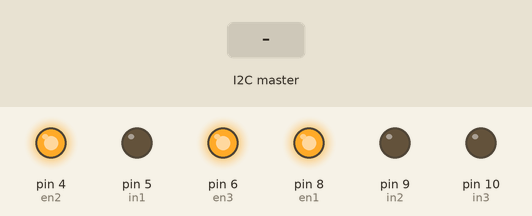
Recording of a sketch running on a simulated Arduino Mega 2560, built with avr-gcc and run on an emulated ATmega2560. Parts: output pins drawn as LEDs (lit = HIGH). The test bench sets the inputs (shaded band).

Above: at 3.2 s.
3.3 s: the I2C master sends the byte 1
At 3.6 s:
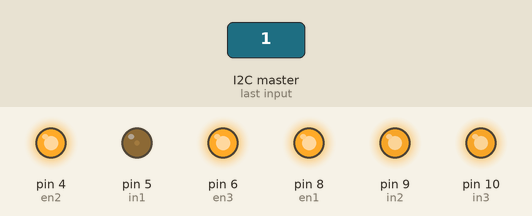
4.8 s: the I2C master sends the byte 90
At 5.9 s:
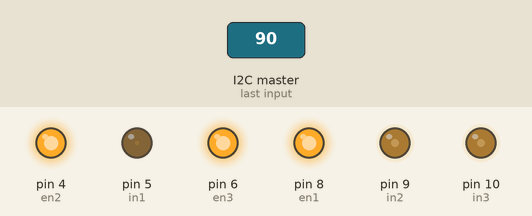
6.3 s: the I2C master sends the byte 200
At 7.1 s:
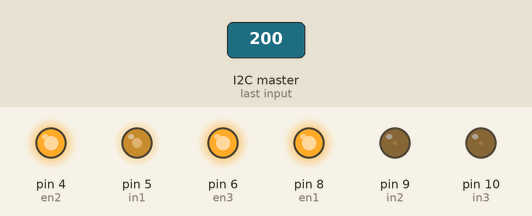
7.8 s: the I2C master sends the byte 0
At 8.2 s:
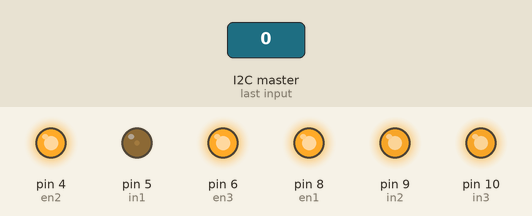
Timing chart, 0 to 10.3 s (numbered marks = the images above; inputs shaded):
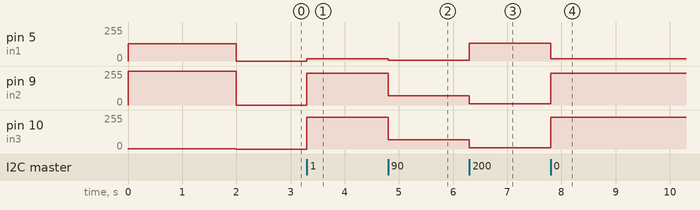

Measured:
- after the input at 3.3 s, pin 5 (in1): 0/255 → 18/255 at once; pin 9 (in2), pin 10 (in3): 0/255 → 238/255 at once
- after the input at 4.8 s, pin 5 (in1): 18/255 → 5/255 at once; pin 9 (in2), pin 10 (in3): 238/255 → 71/255 at once
- after the input at 6.3 s, pin 5 (in1): 5/255 → 133/255 at once; pin 9 (in2), pin 10 (in3): 71/255 → 10/255 at once
- after the input at 7.8 s, pin 5 (in1): 133/255 → 18/255 at once; pin 9 (in2), pin 10 (in3): 10/255 → 238/255 at once

The sketch:

code_mcu1.ino
```cpp
#include <Wire.h>
#include <math.h>

// I2C variables
const uint8_t SLAVE_ADDRESS = 0x32; // 50
uint8_t encoderBytes[2];

// IO
const uint8_t en1 = 8;
const uint8_t en2 = 4;
const uint8_t en3 = 6;

const uint8_t in1 = 5;
const uint8_t in2 = 9;
const uint8_t in3 = 10;

const uint8_t encoderPinA = 7;
const uint8_t encoderPinB = 11;

// Commutation variables
uint16_t indexA;
uint16_t indexB;
uint16_t indexC;
const uint8_t phaseShift = 120;
const uint8_t commutationShift = 90;
const int pwmArray[] = {128, 132, 136, 140, 143, 147, 151, 155, 159, 162, 166, 170, 174, 178, 181, 185, 189, 192, 196, 200, 203, 207, 211, 214, 218, 221, 225, 228, 232, 235, 238, 239, 240, 241, 242, 243, 244, 245, 246, 247, 248, 248, 249, 250, 250, 251, 252, 252, 253, 253, 253, 254, 254, 254, 255, 255, 255, 255, 255, 255, 255, 255, 255, 255, 255, 255, 255, 254, 254, 254, 253, 253, 253, 252, 252, 251, 250, 250, 249, 248, 248, 247, 246, 245, 244, 243, 242, 241, 240, 239, 238, 239, 240, 241, 242, 243, 244, 245, 246, 247, 248, 248, 249, 250, 250, 251, 252, 252, 253, 253, 253, 254, 254, 254, 255, 255, 255, 255, 255, 255, 255, 255, 255, 255, 255, 255, 255, 254, 254, 254, 253, 253, 253, 252, 252, 251, 250, 250, 249, 248, 248, 247, 246, 245, 244, 243, 242, 241, 240, 239, 238, 235, 232, 228, 225, 221, 218, 214, 211, 207, 203, 200, 196, 192, 189, 185, 181, 178, 174, 170, 166, 162, 159, 155, 151, 147, 143, 140, 136, 132, 128, 124, 120, 116, 113, 109, 105, 101, 97, 94, 90, 86, 82, 78, 75, 71, 67, 64, 60, 56, 53, 49, 45, 42, 38, 35, 31, 28, 24, 21, 18, 17, 16, 15, 14, 13, 12, 11, 10, 9, 8, 8, 7, 6, 6, 5, 4, 4, 3, 3, 3, 2, 2, 2, 1, 1, 1, 1, 1, 1, 1, 1, 1, 1, 1, 1, 1, 2, 2, 2, 3, 3, 3, 4, 4, 5, 6, 6, 7, 8, 8, 9, 10, 11, 12, 13, 14, 15, 16, 17, 18, 17, 16, 15, 14, 13, 12, 11, 10, 9, 8, 8, 7, 6, 6, 5, 4, 4, 3, 3, 3, 2, 2, 2, 1, 1, 1, 1, 1, 1, 1, 1, 1, 1, 1, 1, 1, 2, 2, 2, 3, 3, 3, 4, 4, 5, 6, 6, 7, 8, 8, 9, 10, 11, 12, 13, 14, 15, 16, 17, 18, 21, 24, 28, 31, 35, 38, 42, 45, 49, 53, 56, 60, 64, 67, 71, 75, 78, 82, 86, 90, 94, 97, 101, 105, 109, 113, 116, 120, 124};

// BLDC speed and direction
float torqueControl = 0.00;
uint8_t bldcDirection = 0; // 1 = CW, 0 = CCW

// Encoder variables
volatile int16_t encoderCounter = 0;
const float elDegPerPulse = 2.4609375;
double elDegrees;


void setup() {
  Wire.begin(SLAVE_ADDRESS);
  Wire.onReceive(receiveSpeedCommand);
  Wire.onRequest(sendEncoderValue);
  pinMode(en1, OUTPUT);
  pinMode(en2, OUTPUT);
  pinMode(en3, OUTPUT);

  pinMode(in1, OUTPUT);
  pinMode(in2, OUTPUT);
  pinMode(in3, OUTPUT);

  pinMode(A2, INPUT);

  pinMode(encoderPinA, INPUT);
  pinMode(encoderPinB, INPUT);

  TCCR1B = TCCR1B & 0b11111000 | 0x01;
  TCCR3B = TCCR3B & 0b11111000 | 0x01;

  bldcInitializePosition();
  attachInterrupt(digitalPinToInterrupt(encoderPinA), newPulseA, RISING);
}

void loop() {
  setBldcTorque();
  bldcCommutation();
}

void newPulseA() {
  if (digitalRead(encoderPinB) == LOW)
  {
    encoderCounter--;
  }
  else
  {
    encoderCounter++;
  }
}


void bldcInitializePosition() {
  indexA = 0;
  indexB = phaseShift;
  indexC = indexB + phaseShift;
  digitalWrite(en1, HIGH);
  digitalWrite(en2, HIGH);
  digitalWrite(en3, HIGH);
  analogWrite(in1, pwmArray[indexA]);
  analogWrite(in2, pwmArray[indexB]);
  analogWrite(in3, pwmArray[indexC]);
  delay(2000);
  encoderCounter = 0;
}

void bldcCommutation() {
  if (encoderCounter > 1024) {
    encoderCounter = encoderCounter % 1024;
  }
  else if (encoderCounter < 0) {
    encoderCounter = 1024 + encoderCounter;
  }
  elDegrees = fmod(encoderCounter * elDegPerPulse, 360.0);
  if (bldcDirection == true) {
    indexA = elDegrees + commutationShift + 0.5;
  }
  else {
    indexA = elDegrees + commutationShift + 180.5;
  }
  if (indexA > 360) {
    indexA = indexA - 360;
  }
  else if (indexA < 0) {
    indexA = 360 - indexA;
  }
  indexB = indexA + phaseShift;
  if (indexB > 360) {
    indexB = indexB - 360;
  }
  else if (indexB < 0) {
    indexB = 360 - indexB;
  }
  indexC = indexB + phaseShift;
  if (indexC > 360) {
    indexC = indexC - 360;
  }
  else if (indexC < 0) {
    indexC = 360 - indexC;
  }
}

void setBldcTorque() {
  analogWrite(in1, torqueControl * pwmArray[indexA]);
  analogWrite(in2, torqueControl * pwmArray[indexB]);
  analogWrite(in3, torqueControl * pwmArray[indexC]);
}

void receiveSpeedCommand() {
  uint8_t tempBuffer = Wire.read();
  torqueControl = map(tempBuffer, 0, 255, -100, 100);
  if (torqueControl < 0.0) {
    bldcDirection = false;
    torqueControl *= -1.0;
  }
  else {
    bldcDirection = true;
  }
  torqueControl /= 100.0;
}

void sendEncoderValue() {
  uint16_t tempEncoderValue = encoderCounter;
  encoderBytes[0] = tempEncoderValue >> 8;
  tempEncoderValue &= 0xFF;
  encoderBytes[1] = tempEncoderValue;
  Wire.write(encoderBytes, 2);
}
```
